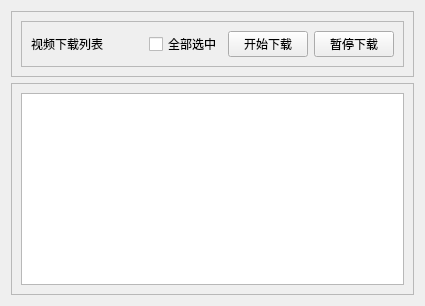
      <widget class="QWidget" name="pageDownloadList">
       <layout class="QVBoxLayout" name="verticalLayout_20" stretch="1,9">
        <item>
         <widget class="QFrame" name="frmPageDownloadListBanner">
          <property name="frameShape">
           <enum>QFrame::Shape::StyledPanel</enum>
          </property>
          <property name="frameShadow">
           <enum>QFrame::Shadow::Raised</enum>
          </property>
          <layout class="QVBoxLayout" name="verticalLayout_19">
           <item>
            <widget class="QFrame" name="frame">
             <property name="frameShape">
              <enum>QFrame::Shape::StyledPanel</enum>
             </property>
             <property name="frameShadow">
              <enum>QFrame::Shadow::Raised</enum>
             </property>
             <layout class="QHBoxLayout" name="horizontalLayout_2">
              <item>
               <widget class="QLabel" name="label">
                <property name="text">
                 <string>视频下载列表</string>
                </property>
               </widget>
              </item>
              <item>
               <spacer name="horizontalSpacer_2">
                <property name="orientation">
                 <enum>Qt::Orientation::Horizontal</enum>
                </property>
                <property name="sizeHint" stdset="0">
                 <size>
                  <width>40</width>
                  <height>20</height>
                 </size>
                </property>
               </spacer>
              </item>
              <item>
               <widget class="QCheckBox" name="chkSelectAll">
                <property name="cursor">
                 <cursorShape>PointingHandCursor</cursorShape>
                </property>
                <property name="text">
                 <string>全部选中</string>
                </property>
               </widget>
              </item>
              <item>
               <widget class="QPushButton" name="btnDownload">
                <property name="text">
                 <string>开始下载</string>
                </property>
               </widget>
              </item>
              <item>
               <widget class="QPushButton" name="btnPause">
                <property name="text">
                 <string>暂停下载</string>
                </property>
               </widget>
              </item>
             </layout>
            </widget>
           </item>
          </layout>
         </widget>
        </item>
        <item>
         <widget class="QFrame" name="frmPageDownloadListContent">
          <property name="frameShape">
           <enum>QFrame::Shape::StyledPanel</enum>
          </property>
          <property name="frameShadow">
           <enum>QFrame::Shadow::Raised</enum>
          </property>
          <layout class="QGridLayout" name="gridLayout_3">
           <item row="0" column="0">
            <widget class="QTableView" name="tblDownloadList">
             <property name="font">
              <font>
               <family>-apple-system</family>
              </font>
             </property>
             <property name="editTriggers">
              <set>QAbstractItemView::EditTrigger::AnyKeyPressed|QAbstractItemView::EditTrigger::DoubleClicked|QAbstractItemView::EditTrigger::EditKeyPressed|QAbstractItemView::EditTrigger::SelectedClicked</set>
             </property>
            </widget>
           </item>
          </layout>
         </widget>
        </item>
       </layout>
      </widget>
